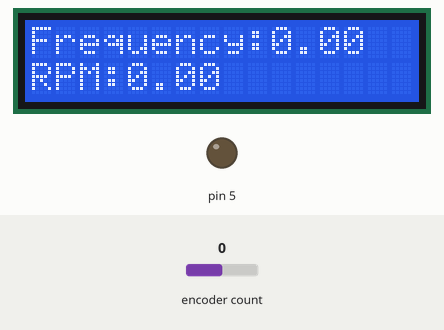
This program was run on a simulated Arduino Nano, built with avr-gcc and run on an emulated ATmega328P. On the bench: 16×2 character LCD, output pins drawn as LEDs (lit = HIGH). The inputs (shaded band) are chosen by the test bench; at power-on: encoder count 0.

Above: at 1.2 s.
1.3 s: encoder count set to 4
At 1.51 s:
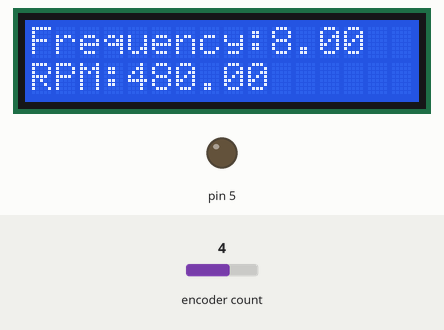
3.9 s: encoder count set to 5
At 4.12 s:
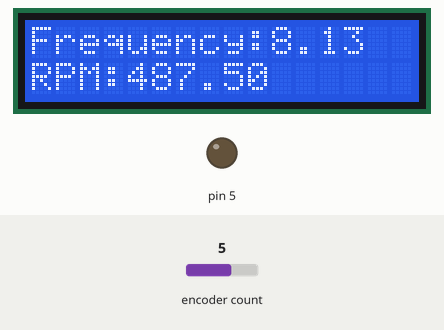
5.4 s: encoder count set to 6
At 5.6 s:
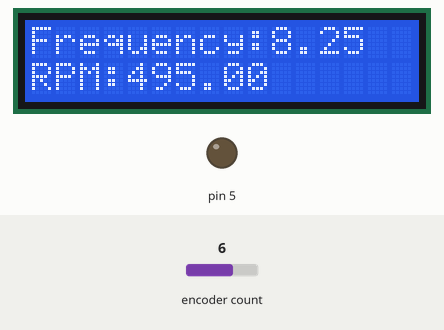
Timing chart, 0 to 8.4 s (numbered marks = the images above; inputs shaded):
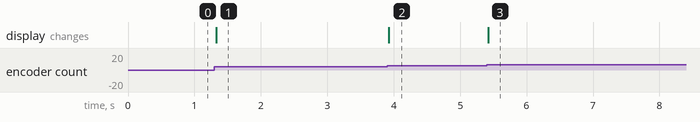

Measured:
- after the input at 1.3 s, the display: changes at once (image 1)
- after the input at 3.9 s, the display: changes at once (image 2)
- after the input at 5.4 s, the display: changes at once (image 3)

The program:

main.cpp
```cpp
#include <Arduino.h>
#include <Encoder.h>
#include <LiquidCrystal_I2C.h>

#define encoder_pin_a 2
#define encoder_pin_b 3
#define a_sec 1000000

// LCD Address is 0x27
LiquidCrystal_I2C lcd(0x27, 16, 2);

Encoder encoder(encoder_pin_a, encoder_pin_b);
unsigned long encoder_timer = 0;

float encoder_new = 0;
float encoder_old = 0;
float frequency = 0;
unsigned int on_time = 100;
boolean is_on = false;
unsigned long timer;

void setup() {
  // put your setup code here, to run once:
  Serial.begin(9600);
  pinMode(5, OUTPUT);
  // Turn off pin 5
  PORTD = PORTD & B11011111;
  encoder_new = encoder.read();
  encoder_old = encoder.read();
  timer = micros();
  encoder_timer = millis();

  lcd.init();
  lcd.clear();
  lcd.backlight();
  lcd.setCursor(0,0);   //Set cursor to character 2 on line 0
  lcd.print("Frequency:");
  lcd.print(frequency);

  lcd.setCursor(0,1);   //Move cursor to character 2 on line 1
  lcd.print("RPM:");
  lcd.print(frequency*60);
}

void loop() {
  // Get encoder data
  float encoder_new = float(encoder.read())/8;
  if (encoder_new != encoder_old && millis() - encoder_timer > 100) {
    float difference = encoder_new - encoder_old;

    frequency = frequency + pow(difference, 3);
    encoder_old = encoder_new;

  if(frequency < 0 || frequency > 2000 || encoder_new < 0){
    frequency = 0;
    encoder_new = 0;
    encoder_old = 0;
  }
    lcd.setCursor(0,0);   //Set cursor to character 2 on line 0
    lcd.print("Frequency:");
    lcd.print(frequency);

    lcd.setCursor(0,1);   //Move cursor to character 2 on line 1
    lcd.print("RPM:");
    lcd.print(frequency*60);

    encoder_timer = millis();
  }

  if(frequency != 0){
    if(is_on == true){
      // Wait a set amount of time and then turn the LED off
      if(micros()-timer >= on_time){
        PORTD = PORTD & B11011111;
      }
      // wait the rest of the off period then reset the clock
      if((micros()-timer) >= a_sec/frequency - on_time){
        is_on = false;
        timer = micros();
      }
    }
    else{
      // Turn on the LED
      PORTD = PORTD | B00100000;
      is_on = true;
    }
  }
}
```
